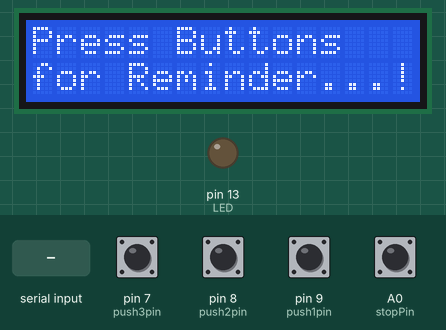
Simulated run of this sketch. Board: Arduino Uno, built with avr-gcc and run on an emulated ATmega328P. Parts: 16×2 character LCD, output pins drawn as LEDs (lit = HIGH). The inputs (shaded band) are chosen by the test bench; at power-on: A0 (stopPin), pin 7 (push3pin), pin 8 (push2pin), pin 9 (push1pin) LOW. The local clock reads 2024-03-15 10:24:30 at power-on unless the sketch sets it; EEPROM starts erased; what the sketch prints to the serial monitor is not drawn.

Above: at 2.4 s.
2.5 s: pin 7 (push3pin) pulled HIGH for 0.15 s
At 2.8 s:
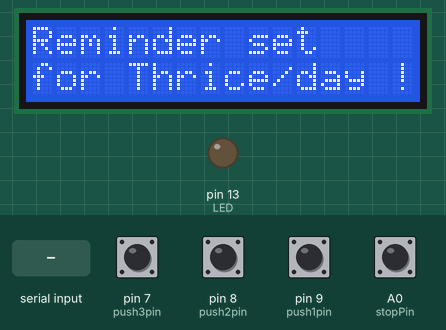
5.6 s: pin 8 (push2pin) pulled HIGH for 0.15 s
At 6.5 s:
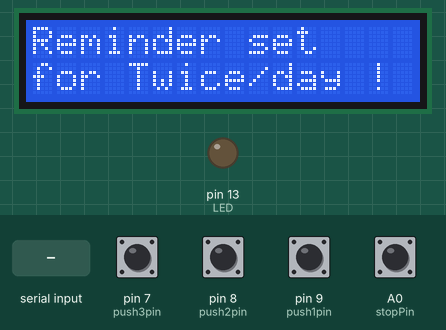
8.3 s: pin 9 (push1pin) pulled HIGH for 0.15 s
At 9.2 s:
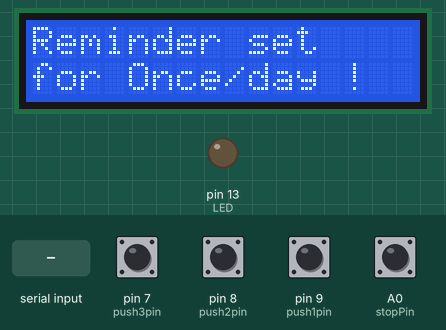
11.0 s: A0 (stopPin) pulled HIGH for 0.15 s
At 12.9 s:
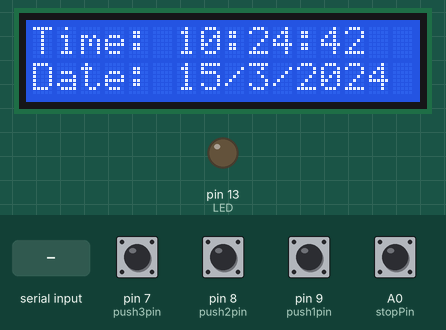
13.7 s: "1" received over Serial
At 15.6 s:
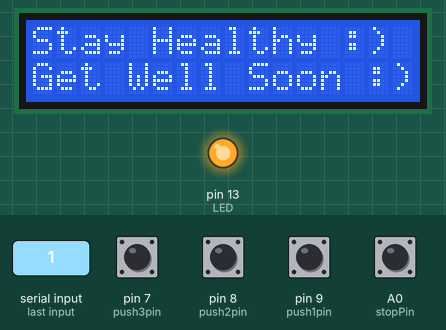
16.7 s: pin 7 (push3pin) pulled HIGH for 1 s
At 17.2 s:
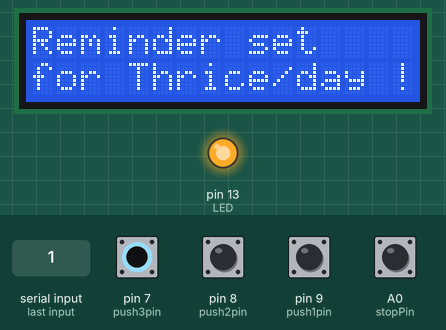
Timing chart, 0 to 19.7 s (numbered marks = the images above; inputs shaded):
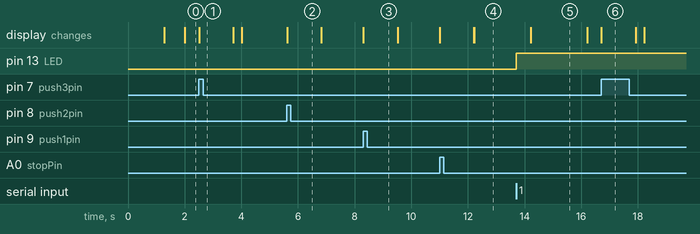

The sketch:

iot_smart_med.ino
```cpp
// Define LED_BUILTIN if not defined by the board
#ifndef LED_BUILTIN
#define LED_BUILTIN 13
#endif

#include <LiquidCrystal.h>
#include <Wire.h>
#include <RTClib.h>
#include <EEPROM.h>

int pushVal = 0;
int val;
int val2;
int addr = 0;
int info = 0;   // Variable for the information coming from the Bluetooth module
int state = 0;  // Simple variable for displaying the state
int LED = 13;   // LED pin

RTC_DS3231 rtc;

const int rs = 12, en = 11, d4 = 5, d5 = 4, d6 = 3, d7 = 2;  // LCD pins
LiquidCrystal lcd(rs, en, d4, d5, d6, d7);

#define getWellsoon 0
#define HELP_SCREEN 1
#define TIME_SCREEN 2

int pushpressed = 0;
const int ledPin = LED_BUILTIN;  // Buzzer and LED pin
int ledState = LOW;
int Signal = 0;

int buzz = 13;

int push1state, push2state, push3state, stopinState = 0;
int push1Flag, push2Flag, Push3Flag = false;

int push1pin = 9;
int push2pin = 8;
int push3pin = 7;
int stopPin = A0;

int screens = 0;
int maxScreen = 2;
bool isScreenChanged = true;

long previousMillis = 0;
long interval = 500;  // Buzzing interval
unsigned long currentMillis;

long previousMillisLCD = 0;  // For LCD screen update
long intervalLCD = 2000;    // Screen cycling interval
unsigned long currentMillisLCD;

// Set Reminder Change Time
int buzz8amHH = 8;   // Hours (24-hour format)
int buzz8amMM = 0;   // Minutes
int buzz8amSS = 0;   // Seconds

int buzz2pmHH = 14;
int buzz2pmMM = 0;
int buzz2pmSS = 0;

int buzz8pmHH = 20;
int buzz8pmMM = 0;
int buzz8pmSS = 0;

int nowHr, nowMin, nowSec;  // To show current hh, mm, ss

// All messages
void gwsMessege() {
  lcd.clear();
  lcd.setCursor(0, 0);
  lcd.print("Stay Healthy :)");
  Serial.println("Stay Healthy :)");
  Serial.println("Get Well Soon :)");
  lcd.setCursor(0, 1);
  lcd.print("Get Well Soon :)");
}

void helpScreen() {
  lcd.clear();
  lcd.setCursor(0, 0);
  lcd.print("Press Buttons");
  lcd.setCursor(0, 1);
  lcd.print("for Reminder...!");
}

void timeScreen() {
  DateTime now = rtc.now();
  lcd.clear();
  lcd.setCursor(0, 0);
  lcd.print("Time:");
  lcd.setCursor(6, 0);
  lcd.print(nowHr = now.hour(), DEC);
  lcd.print(":");
  lcd.print(nowMin = now.minute(), DEC);
  lcd.print(":");
  lcd.print(nowSec = now.second(), DEC);
  lcd.setCursor(0, 1);
  lcd.print("Date: ");
  lcd.print(now.day(), DEC);
  lcd.print("/");
  lcd.print(now.month(), DEC);
  lcd.print("/");
  lcd.print(now.year(), DEC);
}

void setup() {
  Serial.begin(9600);
  pinMode(LED, OUTPUT);
  digitalWrite(LED, LOW);

  if (!rtc.begin()) {
    while (1);
  }

  if (rtc.lostPower()) {
    // Set the RTC to the current date and time
    rtc.adjust(DateTime(F(__DATE__), F(__TIME__)));
  }

  lcd.begin(16, 2);
  lcd.clear();
  lcd.setCursor(0, 0);
  lcd.print("Welcome To");
  lcd.setCursor(0, 1);
  lcd.print("Circuit Digest");
  delay(1000);

  pinMode(push1pin, INPUT);
  pinMode(push2pin, INPUT);
  pinMode(push3pin, INPUT);
  pinMode(stopPin, INPUT);
  pinMode(ledPin, OUTPUT);
  delay(200);

  val2 = EEPROM.read(addr);
  switch (val2) {
    case 1:
      push1state = 1;
      push2state = 0;
      push3state = 0;
      pushVal = 1;
      break;
    case 2:
      push1state = 0;
      push2state = 1;
      push3state = 0;
      pushVal = 2;
      break;
    case 3:
      push1state = 0;
      push2state = 0;
      push3state = 1;
      pushVal = 3;
      break;
  }
}

void loop() {
  bluetooth();
  push1();
  push2();
  push3();

  if (pushVal == 1) {
    at8am();
  } else if (pushVal == 2) {
    at8am();
    at8pm();
  } else if (pushVal == 3) {
    at8am();
    at2pm();
    at8pm();
  }

  currentMillisLCD = millis();
  push1state = digitalRead(push1pin);
  push2state = digitalRead(push2pin);
  push3state = digitalRead(push3pin);
  stopinState = digitalRead(stopPin);

  stopPins();
  changeScreen();
}

// Push buttons
void push1() {
  if (push1state == 1) {
    push1state = 0;
    push2state = 0;
    push3state = 0;
    EEPROM.write(addr, 1);
    Serial.print("Push1 Written : ");
    Serial.println(EEPROM.read(addr));
    pushVal = 1;
    lcd.clear();
    lcd.setCursor(0, 0);
    lcd.print("Reminder set ");
    lcd.setCursor(0, 1);
    lcd.print("for Once/day !");
    delay(1200);
    lcd.clear();
  }
}

void push2() {
  if (push2state == 1) {
    push2state = 0;
    push1state = 0;
    push3state = 0;
    EEPROM.write(addr, 2);
    Serial.print("Push2 Written : ");
    Serial.println(EEPROM.read(addr));
    pushVal = 2;
    lcd.clear();
    lcd.setCursor(0, 0);
    lcd.print("Reminder set ");
    lcd.setCursor(0, 1);
    lcd.print("for Twice/day !");
    delay(1200);
    lcd.clear();
  }
}

void push3() {
  if (push3state == 1) {
    push3state = 0;
    push1state = 0;
    push2state = 0;
    EEPROM.write(addr, 3);
    Serial.print("Push3 Written : ");
    Serial.println(EEPROM.read(addr));
    pushVal = 3;
    lcd.clear();
    lcd.setCursor(0, 0);
    lcd.print("Reminder set ");
    lcd.setCursor(0, 1);
    lcd.print("for Thrice/day !");
    delay(1200);
    lcd.clear();
  }
}

void stopPins() {
  if (stopinState == 1) {
    pushpressed = 1;
    lcd.clear();
    lcd.setCursor(0, 0);
    lcd.print("Take Medicine  ");
    lcd.setCursor(0, 1);
    lcd.print("with Warm Water");
    delay(1200);
    lcd.clear();
  }
}

void startBuzz() {
  if (pushpressed == 0) {
    Serial.println("pushpressed is false in blink");
    unsigned long currentMillis = millis();
    if (currentMillis - previousMillis >= interval) {
      previousMillis = currentMillis;
      Serial.println("Start Buzzing");
      if (ledState == LOW) {
        ledState = HIGH;
      } else {
        ledState = LOW;
      }
      digitalWrite(ledPin, ledState);
    }
  } else if (pushpressed == 1) {
    Serial.println("pushpressed is true");
    ledState = LOW;
    digitalWrite(ledPin, ledState);
  }
}

void at8am() {
  DateTime now = rtc.now();
  if (now.hour() == buzz8amHH && now.minute() == buzz8amMM && now.second() == buzz8amSS) {
    startBuzz();
  }
}

void at2pm() {
  DateTime now = rtc.now();
  if (now.hour() == buzz2pmHH && now.minute() == buzz2pmMM && now.second() == buzz2pmSS) {
    startBuzz();
  }
}

void at8pm() {
  DateTime now = rtc.now();
  if (now.hour() == buzz8pmHH && now.minute() == buzz8pmMM && now.second() == buzz8pmSS) {
    startBuzz();
  }
}

// Screen Cycling
void changeScreen() {
  if (currentMillisLCD - previousMillisLCD > intervalLCD) {
    previousMillisLCD = currentMillisLCD;
    screens++;
    if (screens > maxScreen) {
      screens = 0;
    }
    isScreenChanged = true;
  }

  if (isScreenChanged) {
    isScreenChanged = false;
    switch (screens) {
      case getWellsoon:
        gwsMessege();
        break;
      case HELP_SCREEN:
        helpScreen();
        break;
      case TIME_SCREEN:
        timeScreen();
        break;
      default:
        break;
    }
  }
}

void bluetooth() {
  if (Serial.available() > 0) {
    info = Serial.read(); // Read the incoming data

    switch (info) {
      case '1':
        digitalWrite(LED, HIGH); // Turn on LED
        state = 1;
        Serial.println("LED ON");
        break;
      case '0':
        digitalWrite(LED, LOW); // Turn off LED
        state = 0;
        Serial.println("LED OFF");
        break;
      default:
        Serial.println("Invalid Command");
        break;
    }
  }
}
```

Measured:
- after the input at 2.5 s, the display: changes at once (image 1)
- after the input at 5.6 s, the display: changes at once (image 2)
- after the input at 8.3 s, the display: changes at once (image 3)
- after the input at 11.0 s, the display: first changes at once (image 4 shows a later state)
- after the input at 13.7 s, pin 13 (LED): LOW → HIGH at once
- after the input at 16.7 s, the display: changes at once (image 6)
- what the display in image 5 shows lasts 2.0 s, from 14.2 s to 16.2 s
